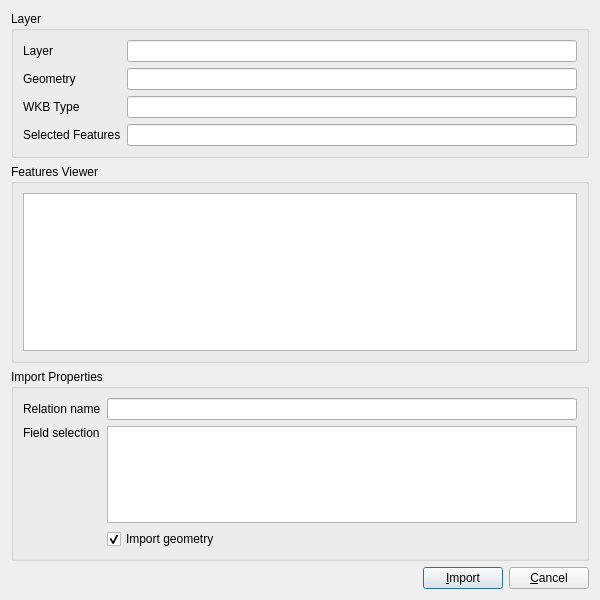
<?xml version="1.0" encoding="UTF-8"?>
<ui version="4.0">
 <class>Dialog</class>
 <widget class="QDialog" name="Dialog">
  <property name="geometry">
   <rect>
    <x>0</x>
    <y>0</y>
    <width>600</width>
    <height>600</height>
   </rect>
  </property>
  <property name="minimumSize">
   <size>
    <width>600</width>
    <height>600</height>
   </size>
  </property>
  <property name="maximumSize">
   <size>
    <width>600</width>
    <height>600</height>
   </size>
  </property>
  <property name="windowTitle">
   <string>Import Selected Features from QGIS layer</string>
  </property>
  <property name="windowIcon">
   <iconset resource="../../resources/resources.qrc">
    <normaloff>:/icons/objectmap.png</normaloff>:/icons/objectmap.png</iconset>
  </property>
  <layout class="QVBoxLayout" name="verticalLayout_2">
   <item>
    <widget class="QGroupBox" name="groupBox_2">
     <property name="title">
      <string>Layer</string>
     </property>
     <layout class="QFormLayout" name="formLayout">
      <item row="0" column="0">
       <widget class="QLabel" name="labelLayer">
        <property name="enabled">
         <bool>true</bool>
        </property>
        <property name="text">
         <string>Layer</string>
        </property>
       </widget>
      </item>
      <item row="0" column="1">
       <widget class="QLineEdit" name="lineEditLayer">
        <property name="readOnly">
         <bool>true</bool>
        </property>
       </widget>
      </item>
      <item row="1" column="0">
       <widget class="QLabel" name="label">
        <property name="text">
         <string>Geometry</string>
        </property>
       </widget>
      </item>
      <item row="1" column="1">
       <widget class="QLineEdit" name="lineEditGeometry">
        <property name="readOnly">
         <bool>true</bool>
        </property>
        <property name="clearButtonEnabled">
         <bool>false</bool>
        </property>
       </widget>
      </item>
      <item row="3" column="0">
       <widget class="QLabel" name="label_2">
        <property name="text">
         <string>Selected Features</string>
        </property>
       </widget>
      </item>
      <item row="3" column="1">
       <widget class="QLineEdit" name="lineEditFeaturesCount">
        <property name="readOnly">
         <bool>true</bool>
        </property>
       </widget>
      </item>
      <item row="2" column="1">
       <widget class="QLineEdit" name="lineEditWkbType"/>
      </item>
      <item row="2" column="0">
       <widget class="QLabel" name="label_5">
        <property name="text">
         <string>WKB Type</string>
        </property>
       </widget>
      </item>
     </layout>
    </widget>
   </item>
   <item>
    <widget class="QGroupBox" name="groupBoxFeaturesViewer">
     <property name="title">
      <string>Features Viewer</string>
     </property>
     <layout class="QVBoxLayout" name="verticalLayout">
      <item>
       <widget class="QTableView" name="tableViewFeatures">
        <property name="editTriggers">
         <set>QAbstractItemView::NoEditTriggers</set>
        </property>
        <property name="selectionMode">
         <enum>QAbstractItemView::ExtendedSelection</enum>
        </property>
        <property name="selectionBehavior">
         <enum>QAbstractItemView::SelectRows</enum>
        </property>
       </widget>
      </item>
     </layout>
    </widget>
   </item>
   <item>
    <widget class="QGroupBox" name="groupBox">
     <property name="title">
      <string>Import Properties</string>
     </property>
     <layout class="QGridLayout" name="gridLayout">
      <item row="1" column="0">
       <widget class="QLabel" name="label_3">
        <property name="text">
         <string>Relation name</string>
        </property>
       </widget>
      </item>
      <item row="1" column="2">
       <widget class="QLineEdit" name="lineEditRelationName"/>
      </item>
      <item row="2" column="2">
       <widget class="QListView" name="listViewFieldSelection">
        <property name="maximumSize">
         <size>
          <width>16777215</width>
          <height>130</height>
         </size>
        </property>
        <property name="editTriggers">
         <set>QAbstractItemView::NoEditTriggers</set>
        </property>
        <property name="selectionMode">
         <enum>QAbstractItemView::ExtendedSelection</enum>
        </property>
       </widget>
      </item>
      <item row="2" column="0">
       <widget class="QLabel" name="label_4">
        <property name="text">
         <string>Field selection</string>
        </property>
        <property name="alignment">
         <set>Qt::AlignLeading|Qt::AlignLeft|Qt::AlignTop</set>
        </property>
       </widget>
      </item>
      <item row="3" column="2">
       <widget class="QCheckBox" name="checkBoxImportGeometry">
        <property name="text">
         <string>Import geometry</string>
        </property>
        <property name="checked">
         <bool>true</bool>
        </property>
       </widget>
      </item>
     </layout>
    </widget>
   </item>
   <item>
    <layout class="QHBoxLayout" name="horizontalLayout">
     <item>
      <spacer name="horizontalSpacer">
       <property name="orientation">
        <enum>Qt::Horizontal</enum>
       </property>
       <property name="sizeHint" stdset="0">
        <size>
         <width>40</width>
         <height>20</height>
        </size>
       </property>
      </spacer>
     </item>
     <item>
      <widget class="QPushButton" name="pushButtonImport">
       <property name="text">
        <string>&amp;Import</string>
       </property>
      </widget>
     </item>
     <item>
      <widget class="QPushButton" name="pushButtonCancel">
       <property name="text">
        <string>&amp;Cancel</string>
       </property>
      </widget>
     </item>
    </layout>
   </item>
  </layout>
 </widget>
 <resources>
  <include location="../../resources/resources.qrc"/>
 </resources>
 <connections>
  <connection>
   <sender>pushButtonCancel</sender>
   <signal>clicked()</signal>
   <receiver>Dialog</receiver>
   <slot>close()</slot>
   <hints>
    <hint type="sourcelabel">
     <x>165</x>
     <y>119</y>
    </hint>
    <hint type="destinationlabel">
     <x>112</x>
     <y>70</y>
    </hint>
   </hints>
  </connection>
 </connections>
</ui>
